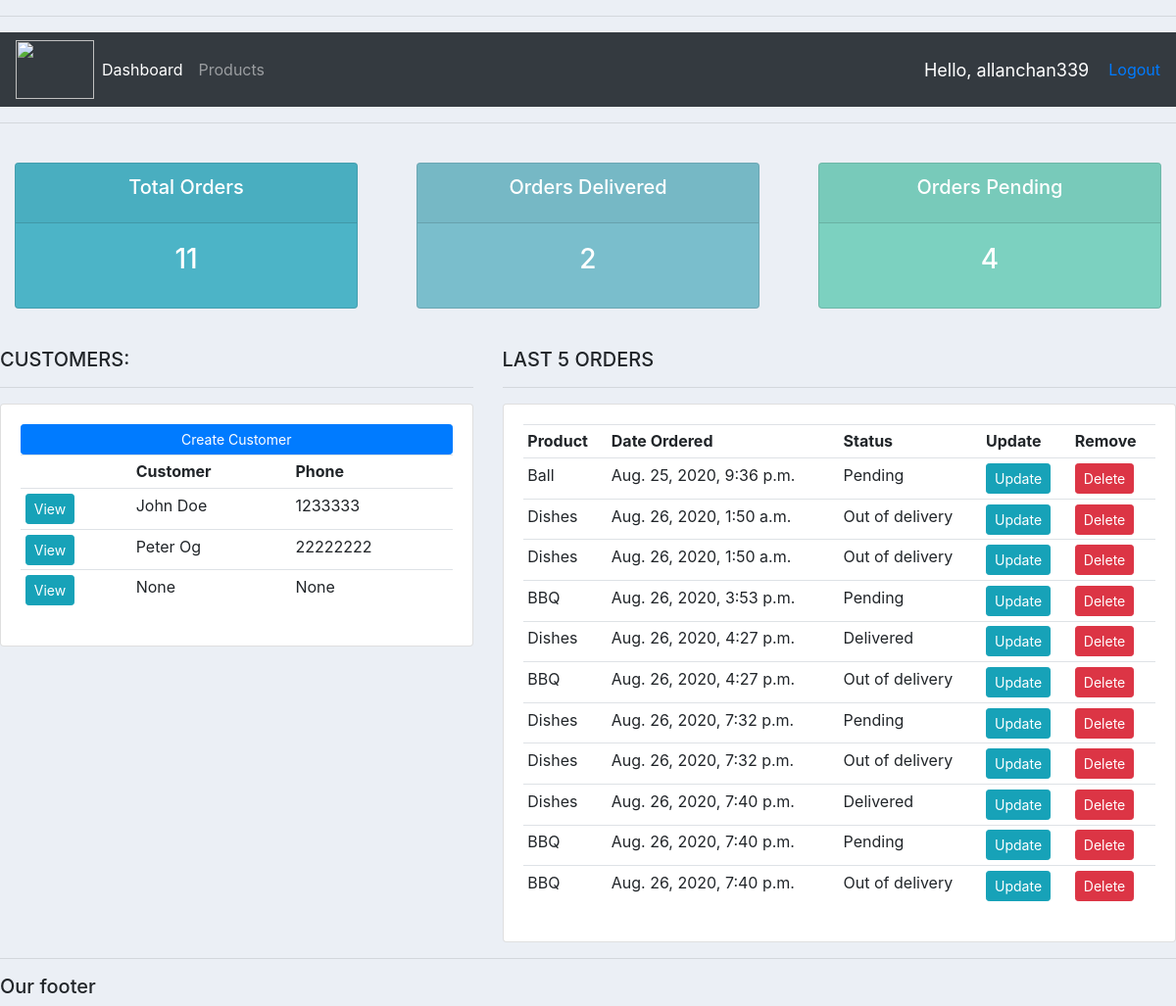
Page / (signed in) on the earlier database version.
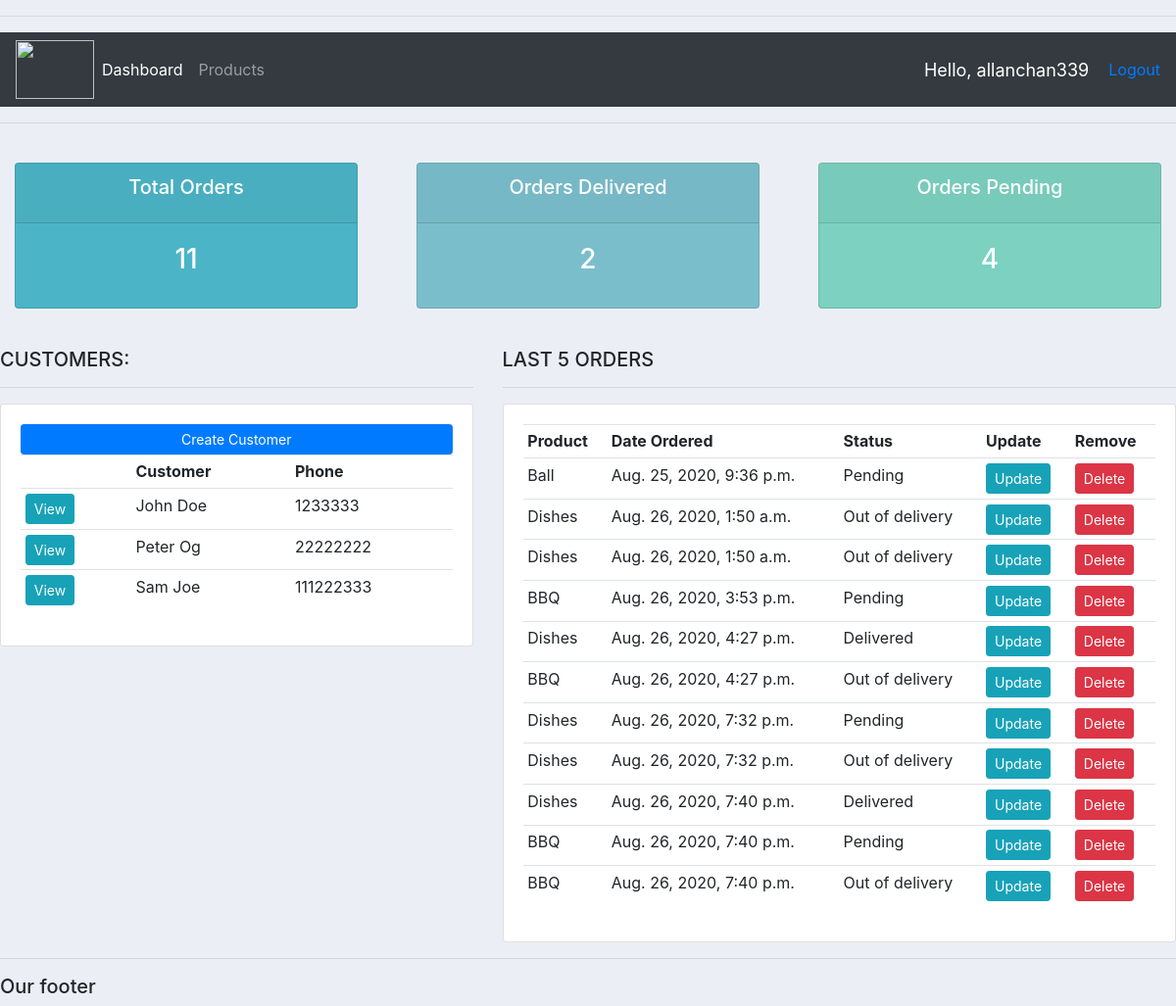
Same page on the later database version.
### accounts/models.py (models this page shows, shortened)
class Customer(models.Model):
    user = models.OneToOneField(User, blank = True, null = True, on_delete = models.CASCADE)
    name = models.CharField(max_length = 200, null = True)
    phone = models.CharField(max_length = 200, null = True)
    email = models.CharField(max_length = 200, null = True)
    profile_pic = models.ImageField(default = 'html-flat.png', null = True, blank = True)
    date_created = models.DateTimeField(auto_now_add = True)

class Order(models.Model):
    STATUS = (
            ('Pending', 'Pending'),
            ('Out of delivery', 'Out of delivery'),
            ('Delivered', 'Delivered')
            )
    customer = models.ForeignKey(Customer, null = True,
                                 on_delete = models.SET_NULL)  # on_delete is false, which means the
    product = models.ForeignKey(Product, null = True, on_delete = models.SET_NULL)
    status = models.CharField(max_length = 200, null = True, choices = STATUS)
    date_created = models.DateTimeField(auto_now_add = True, null = True)
    note = models.CharField(max_length = 1000, null = True)

class Product(models.Model):
    CATEGORY = (
            ('Indoor', 'Indoor'),
            ('Out Door', 'Out Door'),
            )
    name = models.CharField(max_length = 200, null = True)
    price = models.FloatField(null = True)
    category = models.CharField(max_length = 200, null = True, choices = CATEGORY)
    description = models.CharField(max_length = 200, null = True, blank = True)
    date_created = models.DateTimeField(auto_now_add = True, null = True)
    tags = models.ManyToManyField(Tag)
    def __str__(self):
        return self.name

### accounts/decorators.py (the view)
    def wrapper_function(request, *args, **kwargs):
        group = None
        if request.user.groups.exists():
            group = request.user.groups.all()[0].name
        if group == 'customer':
            return redirect('user-page')
        if group == 'admin':
            return view_func(request, *args, **kwargs)

### accounts/views.py (called while the page is built)
@login_required(login_url = 'login')
@admin_only
def home(request):
    orders = Order.objects.all()  # django shell function (API)???
    customers = Customer.objects.all()
    total_customers = customers.count()
    total_orders = orders.count()
    delivered = orders.filter(status = 'Delivered').count()
    pending = orders.filter(status = 'Pending').count()  # this status is the database columns
    context = {'orders': orders, 'customers': customers, 'total_customers': total_customers, 'total_orders':
        total_orders, 'delivered': delivered, 'pending': pending}
    return render(request, 'accounts/dashboard.html', context)

### templates/accounts/dashboard.html
{% extends 'accounts/main.html' %}
{% block content %}
    {% include 'accounts/status.html' %}
    <br>
    <div class="row">
        <div class="col-md-5">
            <h5>CUSTOMERS:</h5>
            <hr>
            <div class="card card-body">
                <a class="btn btn-primary  btn-sm btn-block" href="">Create Customer</a>
                <table class="table table-sm">
                    <tr>
                        <th></th>
                        <th>Customer</th>
                        <th>Phone</th>
                    </tr>
                    {% for customer in customers %}
                        <tr>
                            <td><a href="{% url 'customer' customer.id %}" class="btn btn-sm btn-info">View</a></td>
                            <td>{{ customer.name }}</td>
                            <td>{{ customer.phone }}</td>
                        </tr>
                    {% endfor %}
                </table>
            </div>
        </div>
        <div class="col-md-7">
            <h5>LAST 5 ORDERS</h5>
            <hr>
            <div class="card card-body">
                <table class="table table-sm">
                    <tr>
                        <th>Product</th>
                        <th>Date Ordered</th>
                        <th>Status</th>
                        <th>Update</th>
                        <th>Remove</th>
                    </tr>
                    {% for order in orders %}
                        <tr>
                        <td>{{ order.product }}</td>
                        <td>{{ order.date_created }}</td>
                        <td>{{ order.status }}</td>
                        <td><a class="btn btn-sm btn-info" href="{% url 'update_order' order.id %}">Update</a></td>
                        <td><a class="btn btn-sm btn-danger" href="{% url 'delete_order' order.id %}">Delete</a></td>
                        </tr>
                    {% endfor %}
                </table>
            </div>
        </div>
    </div>
{% endblock %}

### templates/accounts/main.html (shortened to what this page needs)
{% load static %}
<!DOCTYPE html>
<html lang="en">
<head>
    <link rel="stylesheet" href="https://maxcdn.bootstrapcdn.com/bootstrap/4.0.0/css/bootstrap.min.css"
>
    <link rel="stylesheet" href="{% static '/css/main.css' %}">
</head>
<body>
<hr>
{% include 'accounts/navbar.html' %}
<hr>
{% block content %}{% endblock %}
<hr>
<h5>Our footer</h5>
</body>
</html>

### templates/accounts/navbar.html (shortened to what this page needs)
{% load static %}
<nav class="navbar navbar-expand-lg navbar-dark bg-dark">
    <img src="{% static 'images/logo.png' %}" alt="" height="60" width="80">
    <div class="collapse navbar-collapse" id="navbarNav">
        <ul class="navbar-nav">
            {% if request.user.is_staff %}
                <li class="nav-item active">
                    <a class="nav-link" href="{% url 'home' %}">Dashboard</a>
                </li>
                <li class="nav-item">
                <a class="nav-link" href="{% url 'products'%}">Products</a>
                </li>
            {% endif %}
        </ul>
    </div>
    <span id="hello-msg">Hello, {{ request.user }}</span>
    <span><a href="{% url 'logout' %}">Logout</a></span>
</nav>

### templates/accounts/status.html
<br>
<div class="row">
    <div class="col">
        <div class="col-md">
            <div class="card text-center text-white  mb-3" id="total-orders">
                <div class="card-header">
                    <h5 class="card-title">Total Orders</h5>
                </div>
                <div class="card-body">
                    <h3 class="card-title">{{ total_orders }}</h3>
                </div>
            </div>
        </div>
    </div>
    <div class="col">
        <div class="col-md">
            <div class="card text-center text-white  mb-3" id="orders-delivered">
                <div class="card-header">
                    <h5 class="card-title">Orders Delivered</h5>
                </div>
                <div class="card-body">
                    <h3 class="card-title">{{ delivered }}</h3>
                </div>
            </div>
        </div>
    </div>
    <div class="col">
        <div class="col-md">
            <div class="card text-center text-white  mb-3" id="orders-pending">
                <div class="card-header">
                    <h5 class="card-title">Orders Pending</h5>
                </div>
                <div class="card-body">
                    <h3 class="card-title">{{ pending }}</h3>
                </div>
            </div>
        </div>
    </div>
</div>

### static/css/main.css (style rules this page uses)
body { background-color: #ebeff5; }
#total-orders { background-color: #4cb4c7; }
#orders-delivered { background-color: #7abecc; }
#orders-pending { background-color: #7CD1C0; }

### templates/accounts/navbar.html (style rules this page uses)
#hello-msg { font-size: 18px; color: white; margin-right: 20px; }

Differences in the rows shown:
removed Customer: name "None", phone "None"
added Customer: name "Sam Joe", phone "111222333"
